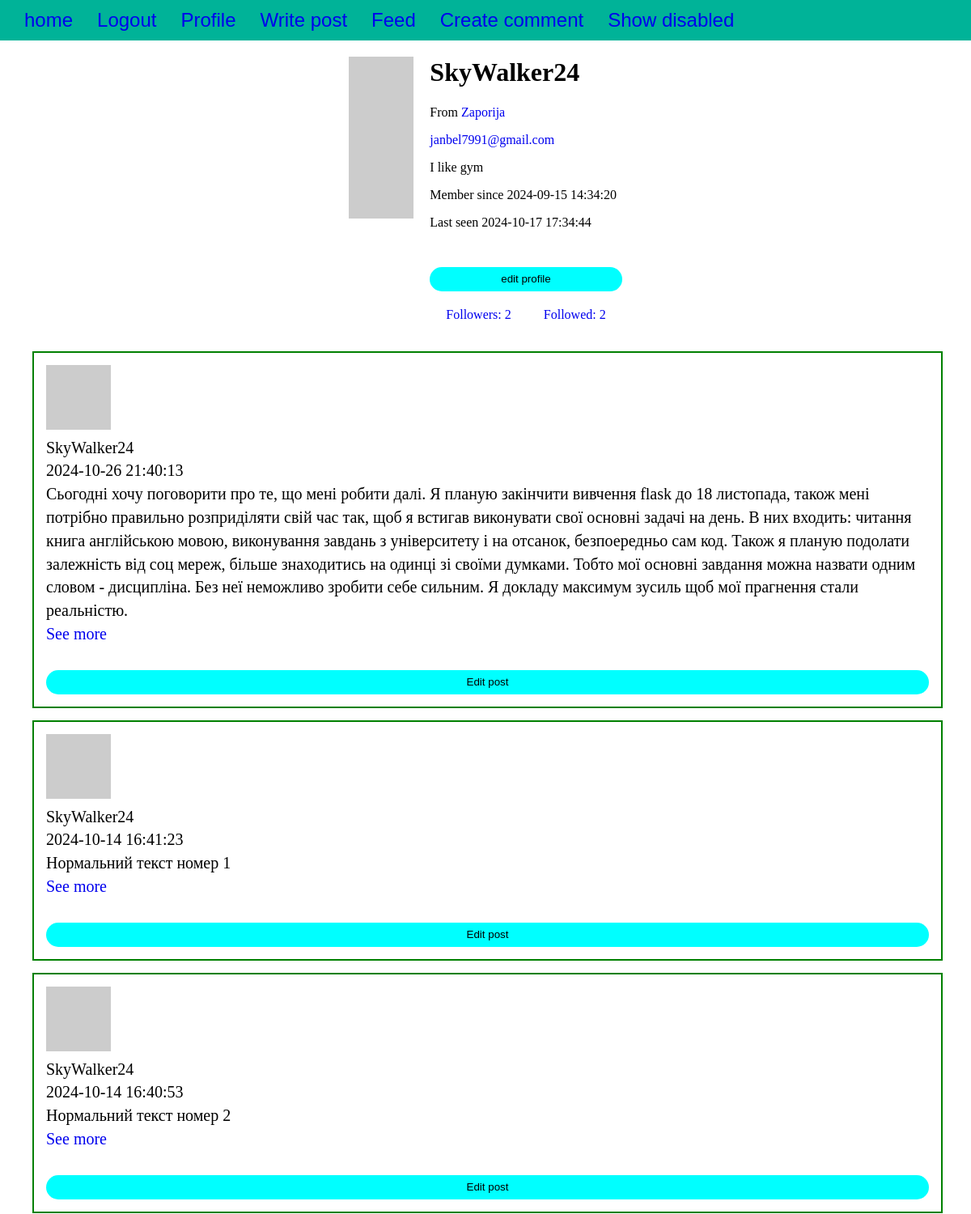
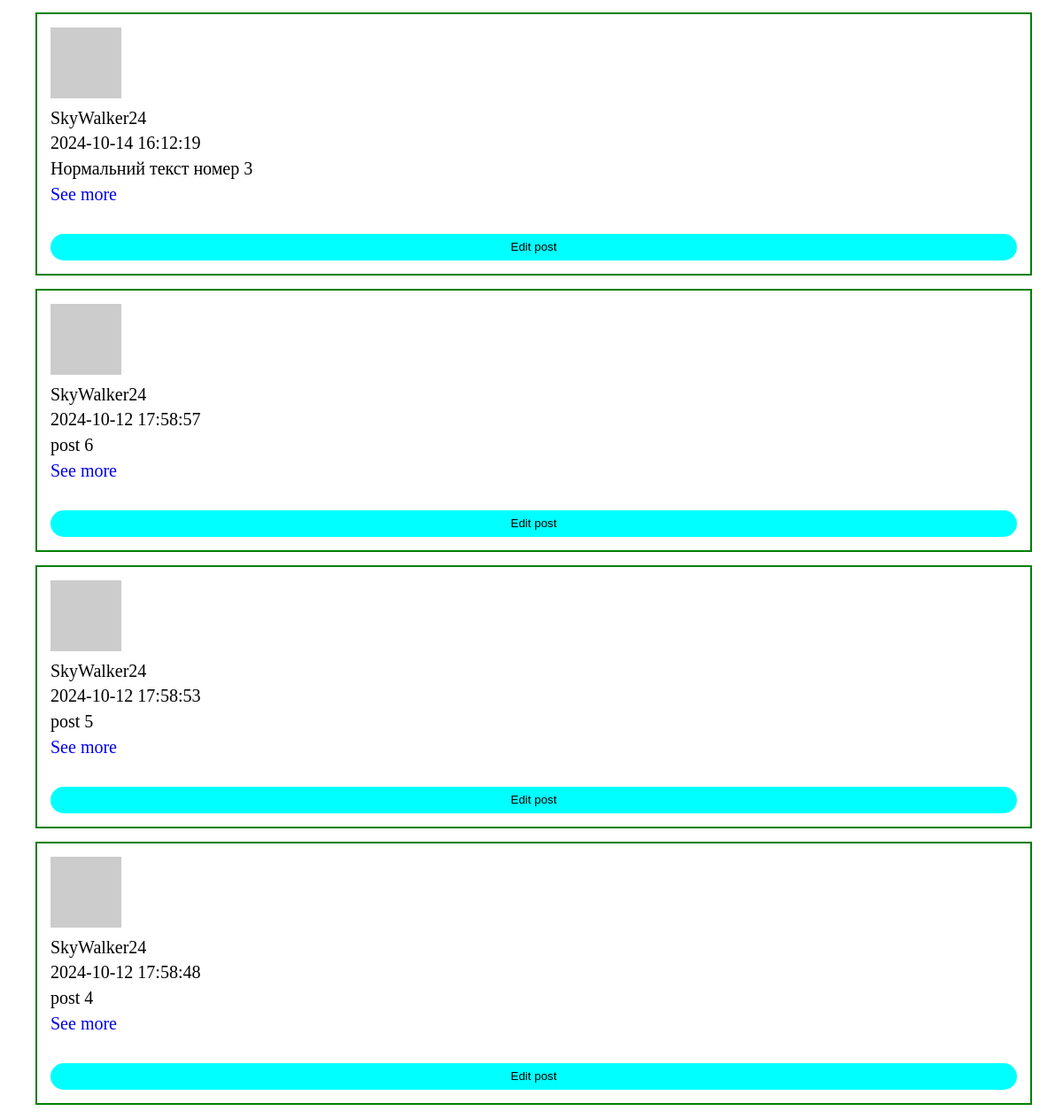
The page /user/SkyWalker24 (signed in) on the database its author committed (2 pictures, top to bottom).
### main.py (models this page shows, shortened)
class User(UserMixin, db.Model):
    __tablename__ = 'users'
    id = db.Column(db.Integer, primary_key=True)
    email = db.Column(db.String(64), unique=True, index=True)
    name = db.Column(db.String(64), unique=True, nullable=False)
    location = db.Column(db.String(64))
    about_me = db.Column(db.Text)
    member_since = db.Column(db.DateTime(), default=datetime.now)
    last_seen = db.Column(db.DateTime(), default=datetime.now)
    password_hash = db.Column(db.String(128))
    confirmed = db.Column(db.Boolean, default=False)
    avatar_hash = db.Column(db.String(32))
    followed = db.relationship('Follow', foreign_keys=[Follow.follower_id], backref=db.backref('follower', lazy='joined'),
                               lazy='dynamic', cascade='all, delete-orphan')
    follower = db.relationship('Follow', foreign_keys=[Follow.followed_id], backref=db.backref('followed', lazy='joined'),
                               lazy='dynamic', cascade='all, delete-orphan')
    posts = db.relationship('Post', backref='author', lazy='dynamic')
    comments = db.relationship('Comment', backref='user', lazy='dynamic')
    post_comments = db.relationship('PostComment', backref='user', lazy='dynamic')
    role_id = db.Column(db.Integer, db.ForeignKey('roles.id'))
    @property
    def password(self):
        raise AttributeError('password is not a readable attribute')
    def can(self, perm):
        return self.role is not None and self.role.has_permissions(perm)
    def is_admin(self):
        return self.can(Permission.ADMIN)
    def gravatar_hash(self):
        return hashlib.md5(self.email.lower().encode('utf-8')).hexdigest()
    def gravatar(self, size=100, default='identicon', rating='g'):
        if request.is_secure:
            url = 'https://secure.gravatar.com/avatar'
        else:
            url = 'http://www.gravatar.com/avatar'
        hash = self.avatar_hash or self.gravatar_hash()
        return f'{url}/{hash}?s={size}&d={default}&r={rating}'

class Post(db.Model):
    __tablename__ = 'posts'
    id = db.Column(db.Integer, primary_key=True)
    body = db.Column(db.Text)
    timestamp = db.Column(db.DateTime, index=True, default=datetime.now)
    author_id = db.Column(db.Integer, db.ForeignKey('users.id'))
    post_comments = db.relationship('PostComment', backref='post', lazy='dynamic')

### main.py (the view)
@app.route('/user/<username>')
def user(username):
    user = User.query.filter_by(name=username).first_or_404()
    posts = user.posts.order_by(Post.timestamp.desc()).all()
    timestamp = str(user.member_since)
    timestamp2 = str(user.last_seen)
    dt_object = datetime.strptime(timestamp, '%Y-%m-%d %H:%M:%S.%f')
    dt_object2 = datetime.strptime(timestamp2, '%Y-%m-%d %H:%M:%S.%f')
    formatted_timestamp = dt_object.strftime('%Y-%m-%d %H:%M:%S')
    formatted_timestamp2 = dt_object2.strftime('%Y-%m-%d %H:%M:%S')
    user_followers = user.follower.all()
    user_followed = user.followed.all()
    followers = 0
    followed = 0
    for u in user_followers:
        followers += 1
    for u in user_followed:
        followed += 1
    followers -= 1
    followed -= 1
    return render_template('user.html', user=user, formatted_timestamp=formatted_timestamp, formatted_timestamp2=formatted_timestamp2,
                           posts=posts, followers=str(followers), followed=str(followed))

### main.py (called while the page is built)
@login_manager.user_loader
def load_user(user_id):
    return User.query.get(int(user_id))

    def has_permissions(self, perm):
        return self.permissions & perm == perm

### templates/user.html (shortened to what this page needs)
{% extends "home.html" %}
{% block user %}
<div class="page-header">
    <img src="{{ user.gravatar(size=240) }}" alt="avatar">
    <div class="user_info_cont">
        {% if user.name %}<h1>{{ user.name }}</h1>{% endif %}
    {% if user.name or user.location %}
    <p>
    {% if user.location %}
    From <a href="http://maps.google.com/?q={{ user.location }}">
    {{ user.location }}
    </a>
    {% endif %}
    </p>
    {% endif %}
    {% if current_user.is_admin() %}
    <p><a href="mailto:{{ user.email }}">{{ user.email }}</a></p>
    {% endif %}
    {% if user.about_me %}<p>{{ user.about_me }}</p>{% endif %}
    <p>
    <div>Member since {{ formatted_timestamp }}</div>
    <p>Last seen {{ formatted_timestamp2 }}</p>
    </p>
    {% if current_user.id == user.id %}
    <a href="{{ url_for('edit_user_profile', id=user.id)}}"><button class="comment_button"> edit profile</button></a>
    {% endif %}
<div class="followers_followed_links">
    <a href="{{ url_for('followers', username=user.name) }}">Followers: <span>{{ followers }}</span></a>
    <a href="{{ url_for('followed', username=user.name) }}">Followed: <span>{{ followed }}</span></a>
</div>
    </div>
</div>
<div>
<ul class="posts">
    {% for post in posts %}
    <li class="post">
    <div class="profile-thumbnail">
    <a href="{{ url_for('.user', username=post.author.name) }}">
    <img class="img-rounded profile-thumbnail"
    src="{{ post.author.gravatar(size=60) }}">
    </a>
    <div> {{ post.author.name }}</div>
    </div>
    <div class="post-date">{{ post.timestamp.strftime('%Y-%m-%d %H:%M:%S') }}</div>
    <div class="post-body">{{ post.body }}</div>
    <div class="buttons_cont">
        <a href="{{ url_for('post', id=post.id) }}" class="see_more">See more</a>
        {% if current_user.id == user.id %}
        <a href="{{ url_for('edit_post', id=post.id)}}"><button class="comment_button">Edit post</button> </a>
        {% endif %}
    </div>
    </li>
    {% endfor %}
    </ul>
</div>
{% endblock %}

### static/main.css (style rules this page uses)
body { margin: 0; margin: 0; display: flex; flex-direction: column; align-items: center; }
ul { list-style: none; }
.header_list, li { padding: 15px; }
header, li, a { text-decoration: none; }
.comment_button { margin-top: 30px; background-color: cyan; border: none; height: 30px; border-radius: 20px; cursor: pointer; width: 100%; }
.page-header { display: flex; }
.page-header img { margin: 20px 20px 0px 0px; max-height: 200px; }
.post { font-size: 20px; line-height: 1.8rem; border: 2px solid green; margin-top: 15px; margin-right: 35px; }
.buttons_cont { display: flex; flex-direction: column; justify-content: space-between; }
.post a { width: 100%; }
.followers_followed_links { display: flex; }
.followers_followed_links a { margin: 20px; }

### rows shown on the page
User: name "SkyWalker24", location "Zaporija", email "janbel7991@gmail.com", about_me "I like gym"
Post: author.name "SkyWalker24", timestamp "2024-10-26 21:40:13", body "Сьогодні хочу поговорити про те, що мені робити далі. Я планую закінчити вивчення flask до 18 листопада, також мені потрібно правильно розприділяти свій час так, щоб я встигав виконувати свої основні задачі на день. В них входить: читання книга англійською мовою, виконування завдань з університету і на отсанок, безпоередньо сам код. Також я планую подолати залежність від соц мереж, більше знаходитись на одинці зі своїми думками. Тобто мої основні завдання можна назвати одним словом - дисципліна. Без неї неможливо зробити себе сильним. Я докладу максимум зусиль щоб мої прагнення стали реальністю."
Post: author.name "SkyWalker24", timestamp "2024-10-14 16:41:23", body "Нормальний текст номер 1"
Post: author.name "SkyWalker24", timestamp "2024-10-14 16:40:53", body "Нормальний текст номер 2"
Post: author.name "SkyWalker24", timestamp "2024-10-14 16:12:19", body "Нормальний текст номер 3"
Post: author.name "SkyWalker24", timestamp "2024-10-12 17:58:57", body "post 6"
Post: author.name "SkyWalker24", timestamp "2024-10-12 17:58:53", body "post 5"
Post: author.name "SkyWalker24", timestamp "2024-10-12 17:58:48", body "post 4"

### other values the page prints
{{ followers }} "2"
{{ followed }} "2"
